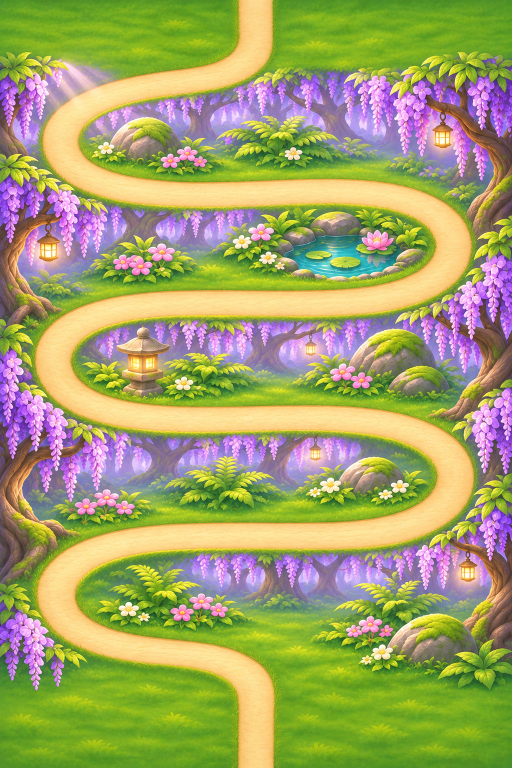
#> input picture tools/map/map_world_w10_raw.png, 1024 x 1536 px, given in place of map_world_wmap_world_w10_raw.png_raw.png, which was not available (shown at 1/2 size)
$ python import_maps.py map_world_w10_raw.png
#> lines starting #> are read from the running program, lines starting #| are printed output that depends on the picture
"""Import level-map paintings: python3 tools/map/import_maps.py <world> [<world> ...]

tools/map/map_world_wN_raw.png (1024x1536) -> PerchSort/assets/resources/art/map_world_wN.png (1080x1620, RGBA). The top 120 rows fade in
(smoothstep alpha), so each painting blends over the world above it on the scrolling map.
"""
import os
import sys

import numpy as np
from PIL import Image

ROOT = os.path.dirname(os.path.dirname(os.path.dirname(os.path.abspath(__file__))))
FADE = 120
for w in sys.argv[1:]:
    im = Image.open(os.path.join(ROOT, "tools", "map", "map_world_w%s_raw.png" % w)).convert("RGB").resize((1080, 1620), Image.LANCZOS)
    a = np.array(im.convert("RGBA"))
    t = np.clip(np.arange(1620) / FADE, 0.0, 1.0)
    a[..., 3] = np.tile(((t * t * (3.0 - 2.0 * t)) * 255.0).astype(np.uint8)[:, None], (1, 1080))
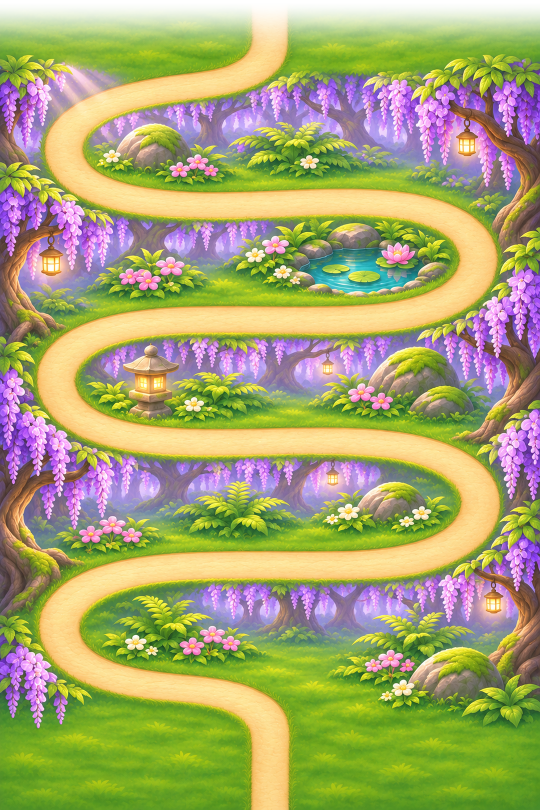
#> a: shape (1620, 1080, 4) (shown at 1/2 size); mean R, G, B, A 161.9, 162.9, 103.9, 245.4; transparent parts drawn white
    Image.fromarray(a, "RGBA").save(os.path.join(ROOT, "PerchSort", "art", "map_world_w%s.png" % w))
    print("map world", w)

$ run again, on tools/map/map_world_w8_raw.png
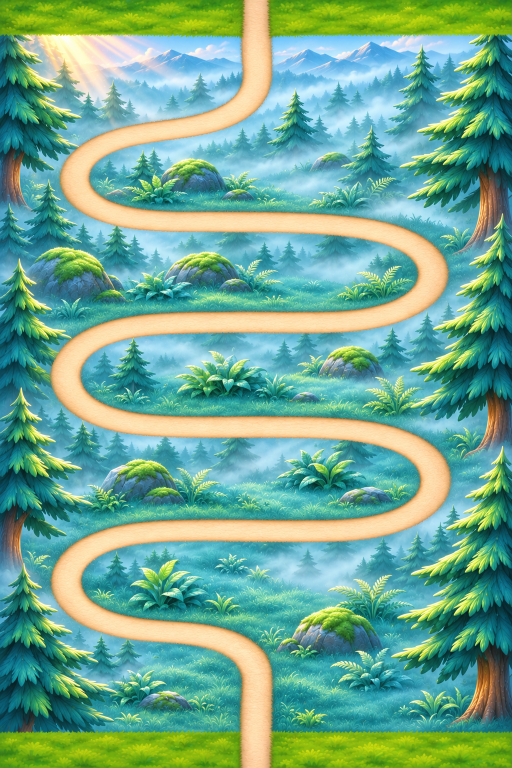
#> input picture tools/map/map_world_w8_raw.png, 1024 x 1536 px, given in place of map_world_wmap_world_w8_raw.png_raw.png, which was not available (shown at 1/2 size)
#> `a[..., 3] = np.tile(((t * t * (3.0 - 2.0 * t)) * 255.0).astype(np.uint..`:
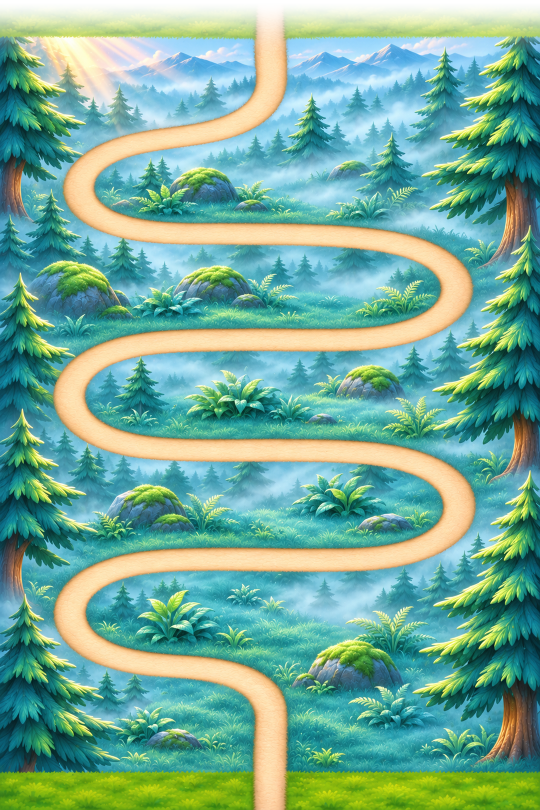
#> a: shape (1620, 1080, 4) (shown at 1/2 size); mean R, G, B, A 112.2, 169.3, 145, 245.4; transparent parts drawn white

$ run again, on tools/map/map_world_w9_raw.png
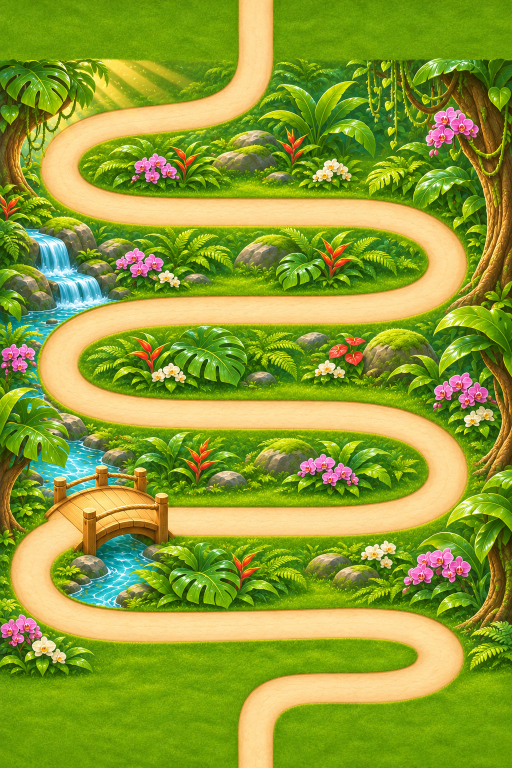
#> input picture tools/map/map_world_w9_raw.png, 1024 x 1536 px, given in place of map_world_wmap_world_w9_raw.png_raw.png, which was not available (shown at 1/2 size)
#> `a[..., 3] = np.tile(((t * t * (3.0 - 2.0 * t)) * 255.0).astype(np.uint..`:
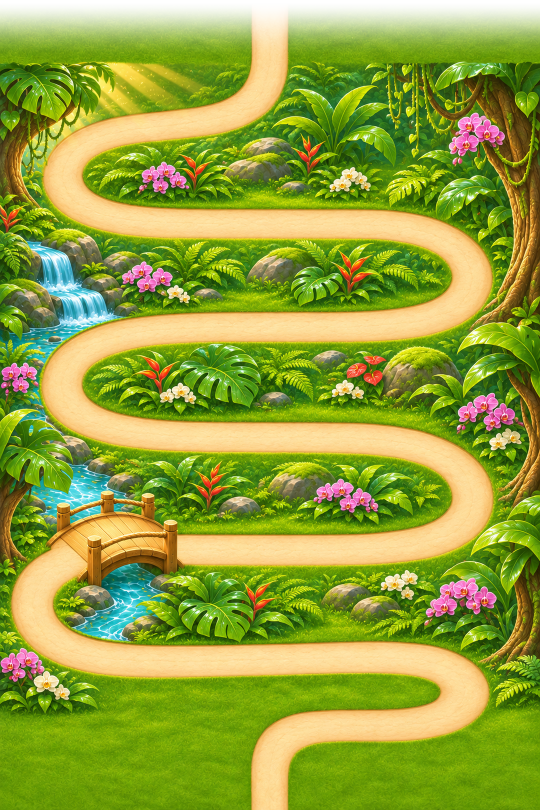
#> a: shape (1620, 1080, 4) (shown at 1/2 size); mean R, G, B, A 141.1, 159.1, 51.2, 245.4; transparent parts drawn white
